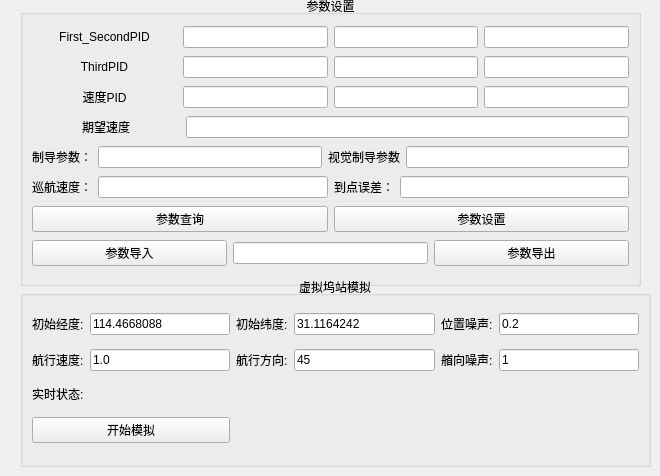
      <widget class="QWidget" name="page_param">
       <widget class="QGroupBox" name="groupBox_4">
        <property name="geometry">
         <rect>
          <x>20</x>
          <y>-5</y>
          <width>621</width>
          <height>291</height>
         </rect>
        </property>
        <property name="title">
         <string>参数设置</string>
        </property>
        <property name="alignment">
         <set>Qt::AlignCenter</set>
        </property>
        <layout class="QGridLayout" name="gridLayout_4">
         <item row="0" column="0">
          <layout class="QHBoxLayout" name="horizontalLayout_3" stretch="1,1,1,1">
           <item>
            <widget class="QLabel" name="label_11">
             <property name="text">
              <string>First_SecondPID</string>
             </property>
             <property name="alignment">
              <set>Qt::AlignCenter</set>
             </property>
            </widget>
           </item>
           <item>
            <widget class="QLineEdit" name="lineEdit_kp"/>
           </item>
           <item>
            <widget class="QLineEdit" name="lineEdit_ki"/>
           </item>
           <item>
            <widget class="QLineEdit" name="lineEdit_kd"/>
           </item>
          </layout>
         </item>
         <item row="1" column="0">
          <layout class="QHBoxLayout" name="horizontalLayout_17" stretch="1,1,1,1">
           <item>
            <widget class="QLabel" name="label_31">
             <property name="text">
              <string>ThirdPID</string>
             </property>
             <property name="alignment">
              <set>Qt::AlignCenter</set>
             </property>
            </widget>
           </item>
           <item>
            <widget class="QLineEdit" name="kp_Visual"/>
           </item>
           <item>
            <widget class="QLineEdit" name="ki_Visual"/>
           </item>
           <item>
            <widget class="QLineEdit" name="kd_Visual"/>
           </item>
          </layout>
         </item>
         <item row="2" column="0">
          <layout class="QHBoxLayout" name="horizontalLayout_18" stretch="1,1,1,1">
           <item>
            <widget class="QLabel" name="label_41">
             <property name="text">
              <string>速度PID</string>
             </property>
             <property name="alignment">
              <set>Qt::AlignCenter</set>
             </property>
            </widget>
           </item>
           <item>
            <widget class="QLineEdit" name="kp_vel"/>
           </item>
           <item>
            <widget class="QLineEdit" name="ki_vel"/>
           </item>
           <item>
            <widget class="QLineEdit" name="kd_vel"/>
           </item>
          </layout>
         </item>
         <item row="3" column="0">
          <layout class="QHBoxLayout" name="horizontalLayout_19" stretch="1,3">
           <item>
            <widget class="QLabel" name="label_42">
             <property name="text">
              <string>期望速度</string>
             </property>
             <property name="alignment">
              <set>Qt::AlignCenter</set>
             </property>
            </widget>
           </item>
           <item>
            <widget class="QLineEdit" name="desired_vel"/>
           </item>
          </layout>
         </item>
         <item row="4" column="0">
          <layout class="QHBoxLayout" name="horizontalLayout_4">
           <item>
            <widget class="QLabel" name="label_12">
             <property name="text">
              <string>制导参数：</string>
             </property>
             <property name="alignment">
              <set>Qt::AlignCenter</set>
             </property>
            </widget>
           </item>
           <item>
            <widget class="QLineEdit" name="lineEdit_los"/>
           </item>
           <item>
            <widget class="QLabel" name="label_15">
             <property name="text">
              <string>视觉制导参数</string>
             </property>
             <property name="alignment">
              <set>Qt::AlignCenter</set>
             </property>
            </widget>
           </item>
           <item>
            <widget class="QLineEdit" name="lineEdit_los2"/>
           </item>
          </layout>
         </item>
         <item row="5" column="0">
          <layout class="QHBoxLayout" name="horizontalLayout_9">
           <item>
            <widget class="QLabel" name="label_14">
             <property name="text">
              <string>巡航速度：</string>
             </property>
             <property name="alignment">
              <set>Qt::AlignCenter</set>
             </property>
            </widget>
           </item>
           <item>
            <widget class="QLineEdit" name="lineEdit_xunhang_pwm"/>
           </item>
           <item>
            <widget class="QLabel" name="label_13">
             <property name="text">
              <string>到点误差：</string>
             </property>
             <property name="alignment">
              <set>Qt::AlignCenter</set>
             </property>
            </widget>
           </item>
           <item>
            <widget class="QLineEdit" name="lineEdit_threshold_dis"/>
           </item>
          </layout>
         </item>
         <item row="6" column="0">
          <layout class="QHBoxLayout" name="horizontalLayout_5">
           <item>
            <widget class="QPushButton" name="pushButton_query_param">
             <property name="text">
              <string>参数查询</string>
             </property>
            </widget>
           </item>
           <item>
            <widget class="QPushButton" name="pushButton_set_param">
             <property name="text">
              <string>参数设置</string>
             </property>
            </widget>
           </item>
          </layout>
         </item>
         <item row="7" column="0">
          <layout class="QHBoxLayout" name="horizontalLayout_6" stretch="1,1,1">
           <item>
            <widget class="QPushButton" name="pushButton_read_param">
             <property name="text">
              <string>参数导入</string>
             </property>
            </widget>
           </item>
           <item>
            <widget class="QLineEdit" name="lineEdit_param_name"/>
           </item>
           <item>
            <widget class="QPushButton" name="pushButton_save_param">
             <property name="text">
              <string>参数导出</string>
             </property>
            </widget>
           </item>
          </layout>
         </item>
        </layout>
       </widget>
       <widget class="QGroupBox" name="groupBox_5">
        <property name="geometry">
         <rect>
          <x>20</x>
          <y>276</y>
          <width>631</width>
          <height>191</height>
         </rect>
        </property>
        <property name="title">
         <string>虚拟坞站模拟</string>
        </property>
        <property name="alignment">
         <set>Qt::AlignCenter</set>
        </property>
        <layout class="QGridLayout" name="gridLayout_15" rowstretch="1,1,1,1">
         <item row="0" column="0">
          <widget class="QLabel" name="label_27">
           <property name="text">
            <string>初始经度:</string>
           </property>
          </widget>
         </item>
         <item row="0" column="1">
          <widget class="QLineEdit" name="lineEdit_origin_dock_lng">
           <property name="text">
            <string>114.4668088</string>
           </property>
          </widget>
         </item>
         <item row="0" column="2">
          <widget class="QLabel" name="label_29">
           <property name="text">
            <string>初始纬度:</string>
           </property>
          </widget>
         </item>
         <item row="0" column="3">
          <widget class="QLineEdit" name="lineEdit__origin_dock_lat">
           <property name="text">
            <string>31.1164242</string>
           </property>
          </widget>
         </item>
         <item row="0" column="4">
          <widget class="QLabel" name="label_36">
           <property name="text">
            <string>位置噪声:</string>
           </property>
          </widget>
         </item>
         <item row="0" column="5">
          <widget class="QLineEdit" name="lineEdit_pos_noise">
           <property name="text">
            <string>0.2</string>
           </property>
          </widget>
         </item>
         <item row="1" column="0">
          <widget class="QLabel" name="label_28">
           <property name="text">
            <string>航行速度:</string>
           </property>
          </widget>
         </item>
         <item row="1" column="1">
          <widget class="QLineEdit" name="lineEdit_dock_vel">
           <property name="text">
            <string>1.0</string>
           </property>
          </widget>
         </item>
         <item row="1" column="2">
          <widget class="QLabel" name="label_30">
           <property name="text">
            <string>航行方向:</string>
           </property>
          </widget>
         </item>
         <item row="1" column="3">
          <widget class="QLineEdit" name="lineEdit_dock_heading">
           <property name="text">
            <string>45</string>
           </property>
          </widget>
         </item>
         <item row="1" column="4">
          <widget class="QLabel" name="label_37">
           <property name="text">
            <string>艏向噪声:</string>
           </property>
          </widget>
         </item>
         <item row="1" column="5">
          <widget class="QLineEdit" name="lineEdit_heading_noise">
           <property name="text">
            <string>1</string>
           </property>
          </widget>
         </item>
         <item row="2" column="0">
          <widget class="QLabel" name="label_35">
           <property name="sizePolicy">
            <sizepolicy hsizetype="Preferred" vsizetype="Fixed">
             <horstretch>0</horstretch>
             <verstretch>0</verstretch>
            </sizepolicy>
           </property>
           <property name="text">
            <string>实时状态:</string>
           </property>
          </widget>
         </item>
         <item row="2" column="1" colspan="5">
          <widget class="QLabel" name="label_simulate_dock_status">
           <property name="text">
            <string/>
           </property>
           <property name="alignment">
            <set>Qt::AlignCenter</set>
           </property>
          </widget>
         </item>
         <item row="3" column="0" colspan="2">
          <widget class="QPushButton" name="pushButton_start_simulate_dock">
           <property name="text">
            <string>开始模拟</string>
           </property>
          </widget>
         </item>
        </layout>
       </widget>
      </widget>
